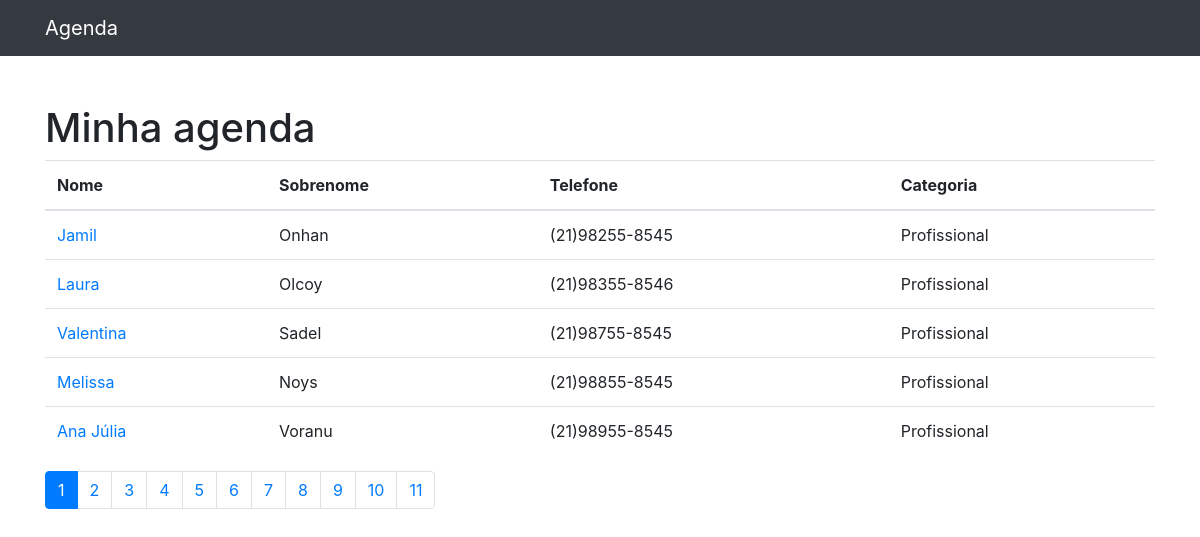
The page / on the database its author committed.
### appContatos/models.py (models this page shows, shortened)
class DbTabContatos(models.Model):
    strNome = models.CharField(max_length=255)
    strSobreNome = models.CharField(max_length=255, blank=True)
    strTelefone = models.CharField(max_length=255, blank=True)
    strEmail = models.CharField(max_length=255, blank=True)
    strDataCriacao = models.DateTimeField(default=timezone.now)
    texDescricao = models.TextField(blank=True)
    bolExibir = models.BooleanField(default=True)
    strKeyTabCategoria = models.ForeignKey(
        DbTabCategoria, on_delete=models.DO_NOTHING)

class DbTabCategoria(models.Model):
    strNome = models.CharField(max_length=255)
    def __str__(self):
        return self.strNome

### appContatos/views.py (the view)
# urls.py: path('', views.index, name='index'),
def index(request):
    varHtmlContatos = DbTabContatos.objects.all()
    paginacao = Paginator(varHtmlContatos, 10)
    page = request.GET.get('p')
    varHtmlContatos = paginacao.get_page(page)
    return render(request, 'appContatos/contatoIndex.html', {
        'passaHtmlContatos': varHtmlContatos,
    })

### appContatos/templates/appContatos/contatoIndex.html (shortened to what this page needs)
{%extends 'tempIndex.html'%}
{%block conteudo%}
<h1 class="mt-5">
  Minha agenda </h1>
  <table class="table">
    <thead>
      <tr>
        <th>Nome </th ></th>
        <th>Sobrenome </th ></th>
        <th>Telefone </th></th>
        <th>Categoria </th></th>
      </tr>
    </thead>
    <tbody>
      {%for contato in passaHtmlContatos%}
        {%if contato.bolExibir%}
          <tr>
              <td>
                <a href="{%url 'verContato' contato.id%}">{{contato.strNome}}</a>
              </td>
              <td>{{contato.strSobreNome}}</td>
              <td>{{contato.strTelefone}}</td>
              <td>{{contato.strKeyTabCategoria}}</td>
            </tr>
        {%endif%}
      {%endfor%}
    </tbody>
  </table>
  <nav aria-label="Page navigation example">
    <ul class="pagination">
      {%for pagina in passaHtmlContatos.paginator.page_range%}
        {%if passaHtmlContatos.number == pagina%}
          <li class="page-item active">
            <a class="page-link" href="?p={{pagina}}">
              {{pagina}}
            </a>
          </li>
        {%else%}
          <li class="page-item">
            <a class="page-link" href="?p={{pagina}}">
              {{pagina}}
            </a>
          </li>
        {%endif%}
      {%endfor%}
    </ul>
  </nav>
{%endblock%}

### djTemplates/tempIndex.html (shortened to what this page needs)
{%load static%}
<!DOCTYPE html>
<html lang="pt">
  <head>
    {%include 'parciais/tempHead.html'%}
  </head>
  <body>
    {%include 'parciais/tempNavMenu.html'%}
    <div class="container">
      <div class="row">
        <div class="col-lg-12">
          {%block conteudo%}{%endblock%}
        </div>
      </div>
    </div>
  </body>
</html>

### djTemplates/parciais/tempHead.html (shortened to what this page needs)
{%load static%}
<link
  href="{% static 'vendor/bootstrap/css/bootstrap.min.css'%}"
  rel="stylesheet"
/>

### djTemplates/parciais/tempNavMenu.html (shortened to what this page needs)
<nav class="navbar navbar-expand-lg navbar-dark bg-dark static-top">
  <div class="container">
    <a class="navbar-brand" href="{%url 'index'%}">Agenda</a>
  </div>
</nav>

### rows shown on the page
DbTabContatos: strNome "Jamil", strSobreNome "Onhan", strTelefone "(21)98255-8545", strKeyTabCategoria "Profissional"
DbTabContatos: strNome "Laura", strSobreNome "Olcoy", strTelefone "(21)98355-8546", strKeyTabCategoria "Profissional"
DbTabContatos: strNome "Valentina", strSobreNome "Sadel", strTelefone "(21)98755-8545", strKeyTabCategoria "Profissional"
DbTabContatos: strNome "Melissa", strSobreNome "Noys", strTelefone "(21)98855-8545", strKeyTabCategoria "Profissional"
DbTabContatos: strNome "Ana Júlia", strSobreNome "Voranu", strTelefone "(21)98955-8545", strKeyTabCategoria "Profissional"

### other values the page prints
{{ pagina }} "1"
{{ pagina }} "2" "3" "4" "5" "6" "7" "8" "9" "10" "11"
